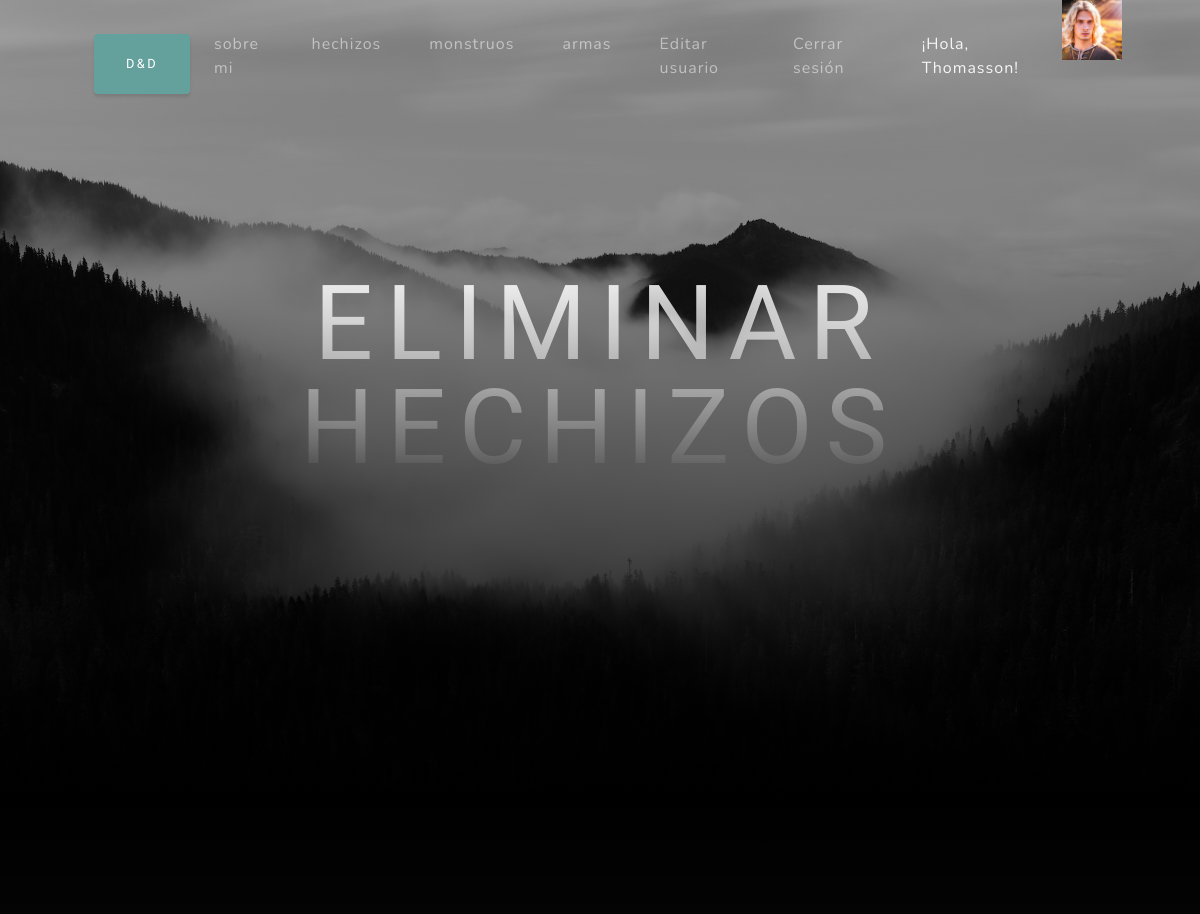
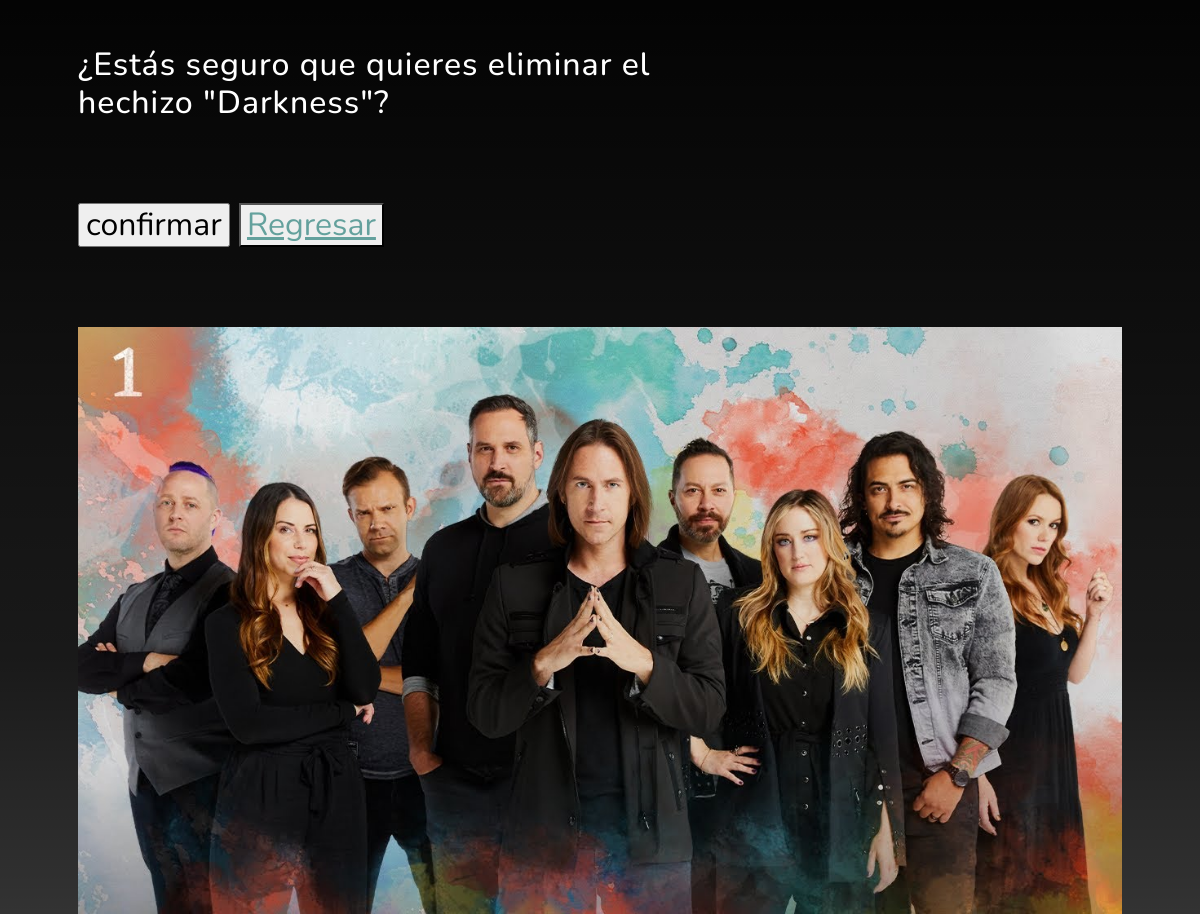
Page /FamilyApp/hechizos/borrar/5 (signed in) on the committed database (2 pictures, top to bottom).
### FamilyApp/models.py (models this page shows, shortened)
class Avatar(models.Model):
    usuario = models.ForeignKey(User, on_delete=models.CASCADE)
    imagen = models.ImageField(upload_to="avatares", null=True, blank=True)

class Spells(models.Model):
    nombre = models.CharField(max_length=30)
    nivel = models.IntegerField()
    escuela = models.CharField(max_length=30)
    descripcion = models.TextField(max_length=200, default="")
    imagen = models.ImageField(default="FamilyApp/assets/img/blank.png")

### FamilyApp/views.py (the view)
# urls.py: path("hechizos/borrar/<int:pk>", DeleteSpells.as_view(), name="BorrarHechizos"),
class DeleteSpells(LoginRequiredMixin, DeleteView):
    model = Spells
    success_url = "/FamilyApp/hechizos/lista"

### FamilyApp/templates/FamilyApp/spells_confirm_delete.html
{% extends "FamilyApp/padre.html" %}
{% block titulo %}
Eliminar hechizos
{% endblock%}
{% block formulario %}
    <form action="", method="POST"> {% csrf_token %}
            <p> ¿Estás seguro que quieres eliminar el hechizo "{{object.nombre}}"? </p>
        <input type="submit" value="confirmar">
        <button>
            <a href="{% url 'ListaHechizos' %}"> Regresar </a>
        </button>
    </form>
{% endblock%}

### FamilyApp/templates/FamilyApp/padre.html (shortened to what this page needs)
<!DOCTYPE html>
<html lang="en">
    <head>
        {% load static %}
        <link href="{% static 'FamilyApp/css/styles.css' %}" rel="stylesheet" />
    </head>
    <body id="page-top">
        <nav class="navbar navbar-expand-lg navbar-light fixed-top" id="mainNav">
            <div class="container px-4 px-lg-5">
                <div class="collapse navbar-collapse" id="navbarResponsive">
                    <a class="btn btn-primary" href={% url 'inicio' %}>D&D</a>
                    <ul class="navbar-nav ms-auto">
                        <li class="nav-item"><a class="nav-link" href="{% url 'about' %}">sobre mi</a></li>
                        <li class="nav-item"><a class="nav-link" href="{% url 'ListaHechizos' %}">hechizos</a></li>
                        <li class="nav-item"><a class="nav-link" href="{% url 'Soon' %}">monstruos</a></li>
                        <li class="nav-item"><a class="nav-link" href="{% url 'ListaArmas' %}">armas</a></li>
                        {% if request.user.is_authenticated %}
                        <li class="nav-item"><a class="nav-link" href="{% url 'EditarUsuario' %}">Editar usuario</a></li>
                        <li class="nav-item"><a class="nav-link" href="{% url 'CerrarSesion' %}">Cerrar sesión</a></li>
                        {% with user.avatar_set.last as mi_imagen %}
                        {% if mi_imagen %}
                       <li class="nav-item"><p class="nav-link" style="color: whitesmoke;"> ¡Hola, {{user.username}}!</p></li>
                       <img src="{{ mi_imagen.imagen.url }}" style="max-width: 60px; max-height: 60px;">
                        {% endif %}
                        {% endwith %}
                        {% else %}
                        <li class="nav-item"><a class="nav-link" href="{% url 'IniciarSesion' %}">Iniciar sesión</a></li>
                        <li class="nav-item"><a class="nav-link" href="{% url 'Registrarse' %}">Registarse</a></li>
                        {% endif %}
                    </ul>
                </div>
            </div>
        </nav>
        <header class="masthead">
            <div class="container px-4 px-lg-5 d-flex h-100 align-items-center justify-content-center">
                <div class="d-flex justify-content-center">
                    <div class="text-center">
                        <h1 class="mx-auto my-0 text-uppercase">
                            {% block titulo %}
                            {% endblock %}
                        </h1>
                    </div>
                </div>
            </div>
        </header>
        <section class="about-section" id="about">
            <div class="container px-4 px-lg-5">
                <div class="row gx-4 gx-lg-5">
                    <div class="col-lg-8">
                        <h2 class="text-white mb-4">
                            {% block formulario %}
                            {% endblock%}
                        </h2>
                    </div>
                </div>
                {% block imagen %}
                <img class="img-fluid" src="{% static 'FamilyApp/assets/img/maxresdefault.jpg' %}" alt="..." />
                {% endblock %}
            </div>
        </section>

### rows in the picture
Avatar: imagen (picture)
Spells: nombre "Darkness"

### other values in the picture
{{ user.username }} "Thomasson"
